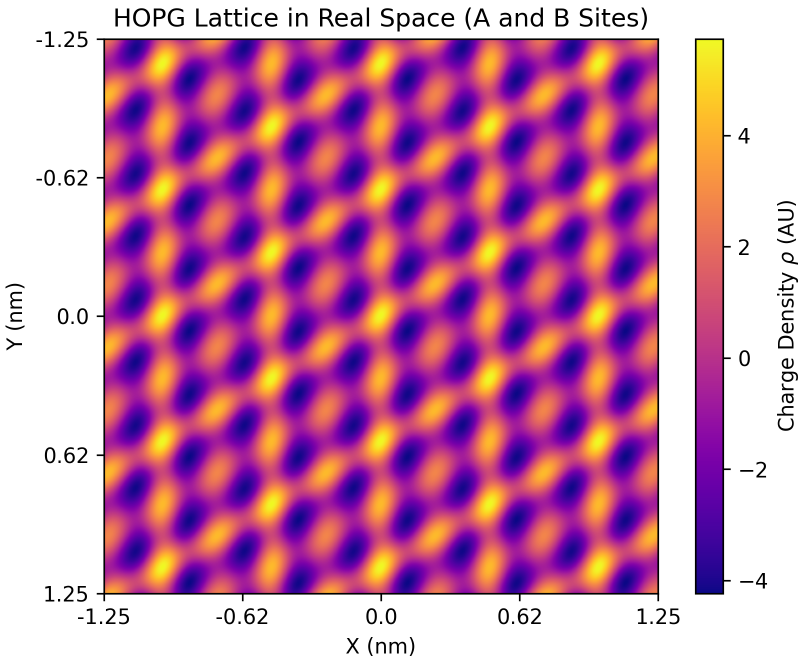
#> input picture RawData/bestImageSim.png, 1597 x 1322 px (shown at 1/2 size)
$ python image.py   (older library calls are emulated)
#> lines starting #> are read from the running program, lines starting #| are printed output that depends on the picture
from PIL import Image

# Load the images
image1 = Image.open('RawData/bestImageSim.png')
#> image1 is the input picture: PIL image 1597x1322 RGBA; mean R, G, B, A 198.3, 131.3, 171, 255
image2 = Image.open('RawData/real-fixed.jpg')
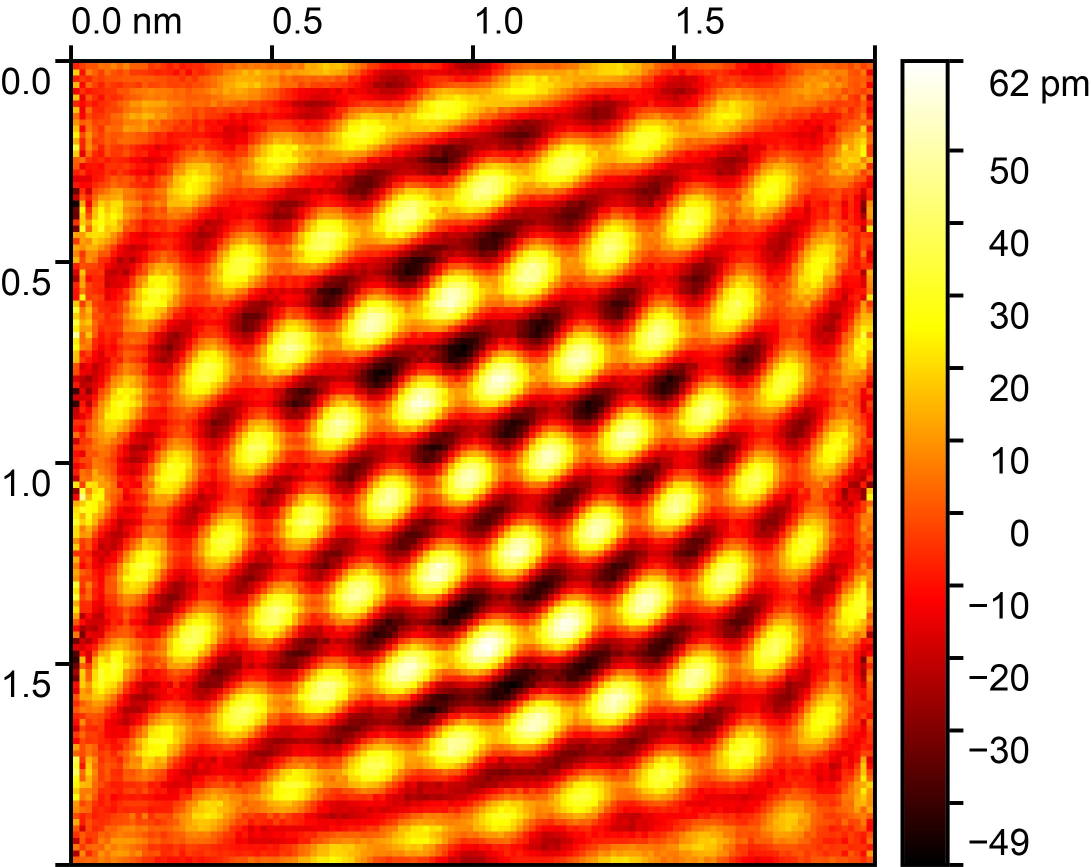
#> input picture RawData/real-fixed.jpg, 2181 x 1734 px (shown at 1/2 size)
#> image2 is the input picture: PIL image 2181x1734 RGB; mean R, G, B 231.6, 134.6, 73.7

# Get the dimensions of the images
width1, height1 = image1.size
#> width1 = 1597; height1 = 1322
width2, height2 = image2.size
#> width2 = 2181; height2 = 1734

# Determine the new width and height for the images
new_width = min(width1, width2)
#> new_width = 1597
new_height1 = int((new_width / width1) * height1)
#> new_height1 = 1322
new_height2 = int((new_width / width2) * height2)
#> new_height2 = 1269

# Resize the images
image1 = image1.resize((new_width, new_height1), Image.ANTIALIAS)
image2 = image2.resize((new_width, new_height2), Image.ANTIALIAS)
#> image2: PIL image 1597x1269 RGB

# Create a new image with the combined height and the new width
new_image = Image.new('RGB', (new_width, new_height1 + new_height2))
#> new_image: PIL image 1597x2591 RGB; every value is 0

# Paste the images into the new image
new_image.paste(image1, (0, 0))
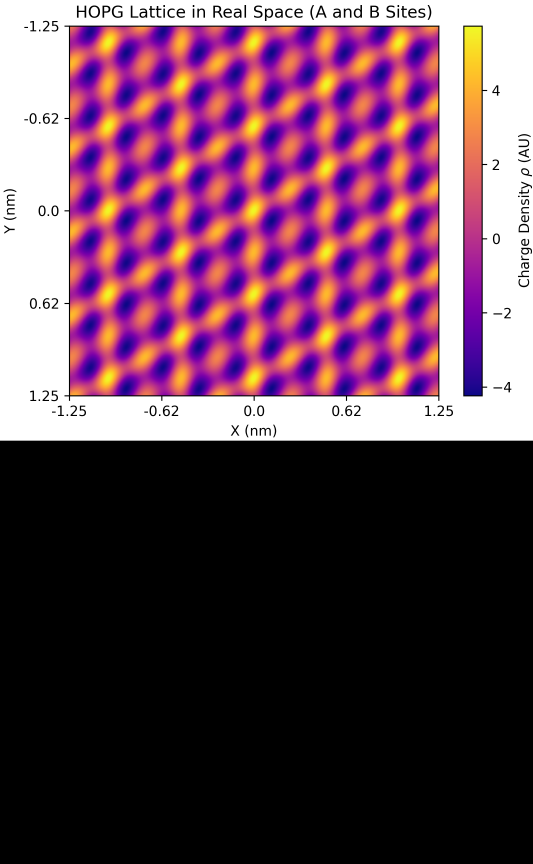
#> new_image: PIL image 1597x2591 RGB (shown at 1/3 size); mean R, G, B 101.2, 67, 87.3
new_image.paste(image2, (0, new_height1))
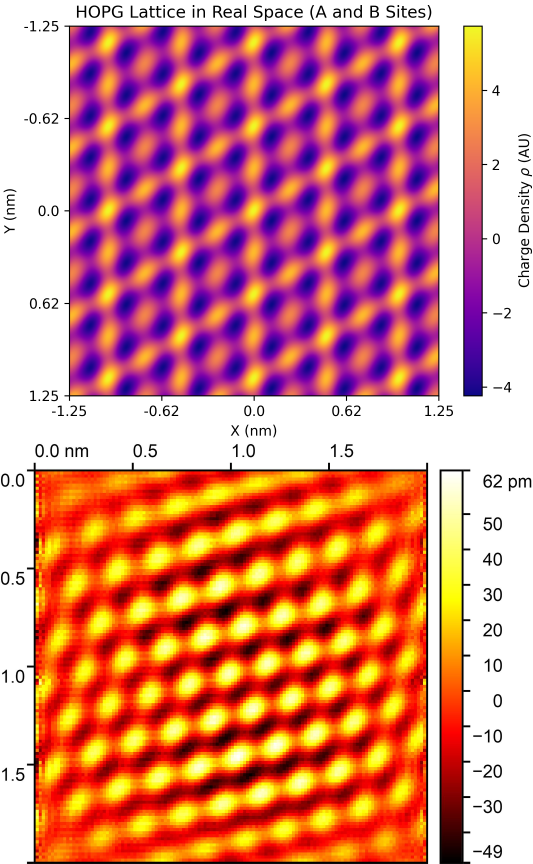
#> new_image: PIL image 1597x2591 RGB (shown at 1/3 size); mean R, G, B 214.6, 132.9, 123.4

# Save the new image
new_image.save('Produced_Plots/combined_image.png')

# Load the images
image3 = Image.open('Produced_Plots/FFTSIM/HOPG_Lattice_Reciprocal_Space_3nm.png')
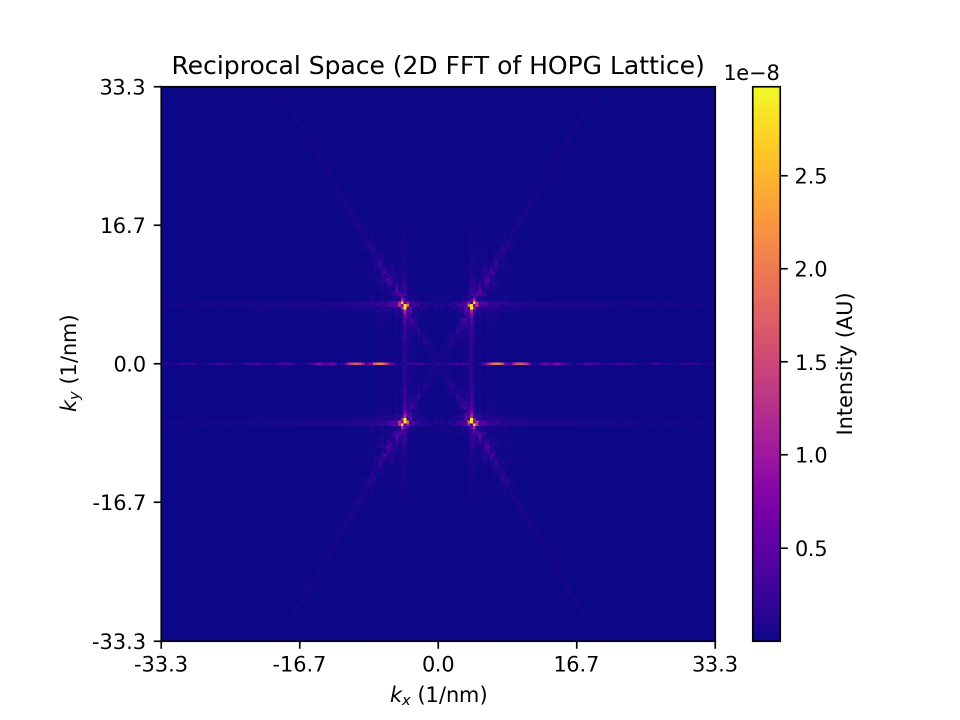
#> input picture Produced_Plots/FFTSIM/HOPG_Lattice_Reciprocal_Space_3nm.png, 1920 x 1440 px (shown at 1/2 size)
#> image3 is the input picture: PIL image 1920x1440 RGBA; mean R, G, B, A 142.5, 137.4, 194.3, 255
image4 = Image.open('RawData/k-vec.jpg')
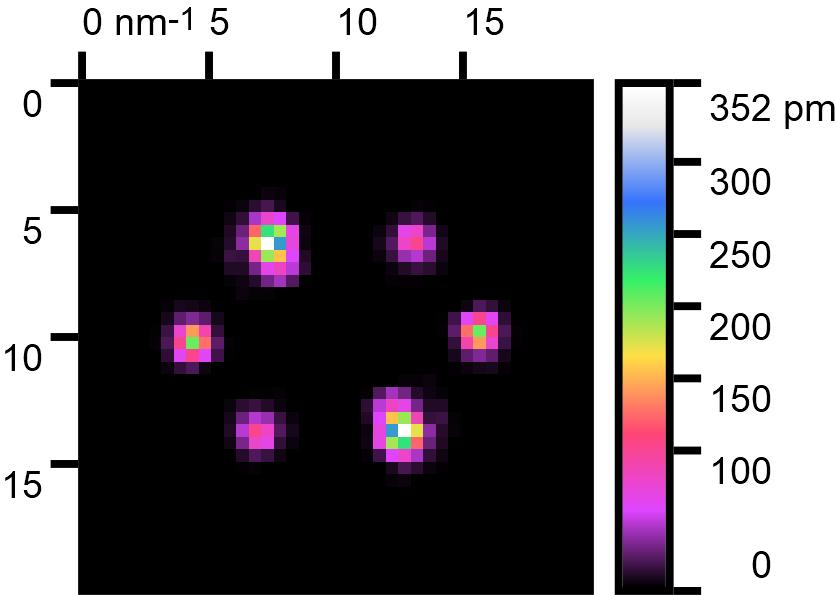
#> input picture RawData/k-vec.jpg, 837 x 595 px
#> image4 is the input picture: PIL image 837x595 RGB; mean R, G, B 112, 107.5, 111.4

# Get the dimensions of the images
width3, height3 = image3.size
#> width3 = 1920; height3 = 1440
width4, height4 = image4.size
#> width4 = 837; height4 = 595

# Determine the new width and height for the images
new_width2 = min(width3, width4)
#> new_width2 = 837
new_height3 = int((new_width2 / width3) * height3)
#> new_height3 = 627
new_height4 = int((new_width2 / width4) * height4)
#> new_height4 = 595

# Resize the images
image3 = image3.resize((new_width2, new_height3), Image.ANTIALIAS)
#> image3: PIL image 837x627 RGBA
image4 = image4.resize((new_width2, new_height4), Image.ANTIALIAS)

# Create a new image with the combined height and the new width
new_image2 = Image.new('RGB', (new_width2, new_height3 + new_height4))
#> new_image2: PIL image 837x1222 RGB; every value is 0

# Paste the images into the new image
new_image2.paste(image3, (0, 0))
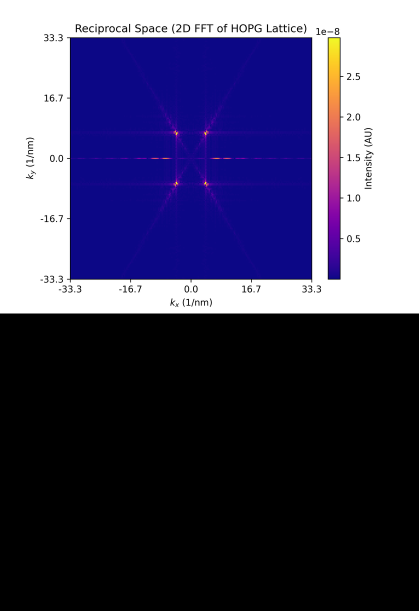
#> new_image2: PIL image 837x1222 RGB (shown at 1/2 size); mean R, G, B 73.1, 70.4, 99.7
new_image2.paste(image4, (0, new_height3))
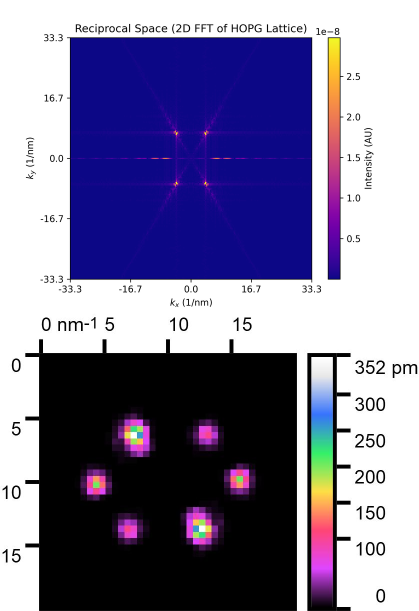
#> new_image2: PIL image 837x1222 RGB (shown at 1/2 size); mean R, G, B 127.6, 122.8, 153.9

# Save the new image
new_image2.save('Produced_Plots/combined_image2.png')
